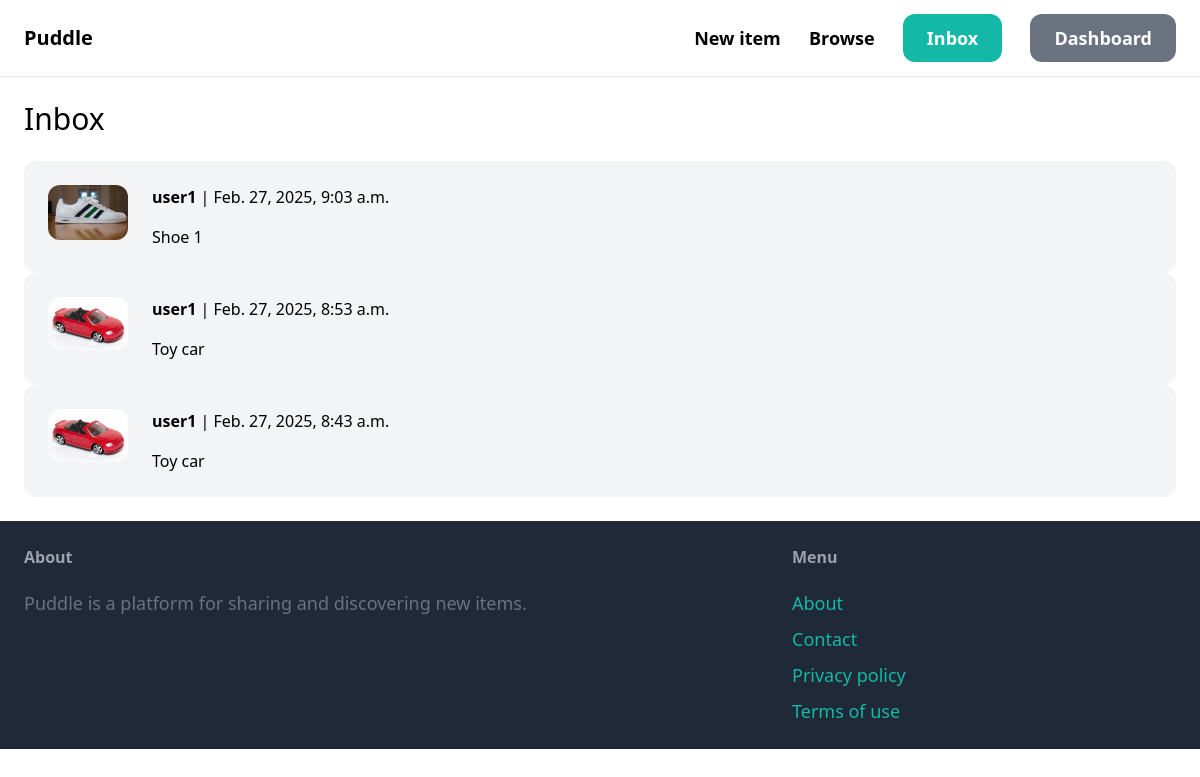
The page /inbox/ (signed in) on the database its author committed.
### conversation/models.py (models this page shows)
class Conversation(models.Model):
    item = models.ForeignKey(Item, related_name='conversations', on_delete=models.CASCADE)
    members = models.ManyToManyField(User, related_name='conversations')
    created_at = models.DateTimeField(auto_now_add=True)
    modified_at = models.DateTimeField(auto_now=True)
    class Meta:
        ordering = ('-modified_at',)

### item/models.py (models this page shows, shortened)
class Item(models.Model):
    category = models.ForeignKey(Category, related_name='items', on_delete=models.CASCADE)
    name = models.CharField(max_length=255)
    description = models.TextField(blank=True, null=True)
    price = models.FloatField()
    image = models.ImageField(upload_to='item_images', blank=True, null=True)
    is_sold = models.BooleanField(default=False)
    created_by = models.ForeignKey(User, related_name='items', on_delete=models.CASCADE)
    created_at = models.DateTimeField(auto_now_add=True)

### conversation/views.py (the view)
# urls.py: path('', views.inbox, name='inbox'),
@login_required
def inbox(request):
    conversations = Conversation.objects.filter(members__in=[request.user.id])
    return render(request, 'conversation/inbox.html', {
        'conversations': conversations
    })

### conversation/templates/conversation/inbox.html (shortened to what this page needs)
{% extends 'core/base.html' %}
{% block content %}
<h1 class="mb-6 text-3xl">Inbox</h1>
<div class="space-y-6">
    {% for conversation in conversations %}
        <a href="{% url 'conversation:detail' conversation.id %}">
            <div class="p-6 flex bg-gray-100 rounded-xl">
                <div class="pr-6">
                    <img src="{{ conversation.item.image.url }}" class="w-20 rounded-xl">
                </div>
                <div>
                    {% for member in conversation.members.all %}
                        {% if member != request.user %}
                            <p class="mb-4"><strong>{{ member.username }}</strong> | {{ conversation.modified_at }}</p>
                            <p>{{ conversation.item.name }}</p>
                        {% endif %}
                    {% endfor %}
                </div>
            </div>
        </a>
    {% endfor %}
</div>
{% endblock %}

### rows shown on the page
Conversation: item.image (picture), modified_at "Feb. 27, 2025, 9:03 a.m.", item.name "Shoe 1"
Conversation: item.image (picture), modified_at "Feb. 27, 2025, 8:53 a.m.", item.name "Toy car"
Conversation: item.image (picture), modified_at "Feb. 27, 2025, 8:43 a.m.", item.name "Toy car"

### other values the page prints
{{ member.username }} "user1"
